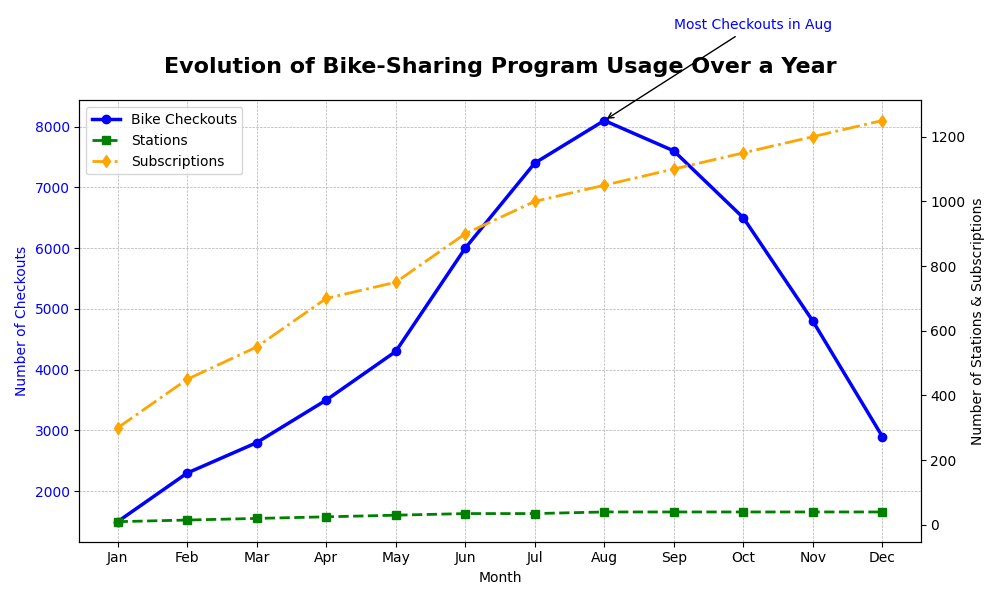

Python code for this plot:
import matplotlib.pyplot as plt
import numpy as np

# Backstory:
# The chart displays the progression of bike-sharing program usage in a city over the span of a year.
# It delineates the variation on a monthly basis, showing the number of bike checkouts,
# station expansion, and user subscriptions. This chart provides an insightful look at how
# the program has evolved and its dynamic period over the months.

# Data for the bike-sharing program over one year (January to December)
months = np.array(['Jan', 'Feb', 'Mar', 'Apr', 'May', 'Jun', 'Jul', 'Aug', 'Sep', 'Oct', 'Nov', 'Dec'])
checkouts = np.array([1500, 2300, 2800, 3500, 4300, 6000, 7400, 8100, 7600, 6500, 4800, 2900])
stations = np.array([10, 15, 20, 25, 30, 35, 35, 40, 40, 40, 40, 40])
subscriptions = np.array([300, 450, 550, 700, 750, 900, 1000, 1050, 1100, 1150, 1200, 1250])

# Create a figure with two subplots
fig, ax1 = plt.subplots(figsize=(10, 6))

# Plotting bike checkouts using a line plot
ax1.plot(months, checkouts, color='blue', linestyle='-', marker='o', linewidth=2.5, label='Bike Checkouts')
ax1.set_xlabel('Month')
ax1.set_ylabel('Number of Checkouts', color='blue')
ax1.tick_params(axis='y', labelcolor='blue')
ax1.set_title("Evolution of Bike-Sharing Program Usage Over a Year",
              fontsize=16, fontweight='bold', pad=20)

# Adding a secondary y-axis for station count and subscription numbers
ax2 = ax1.twinx()
ax2.plot(months, stations, color='green', linestyle='--', marker='s', linewidth=2, label='Stations')
ax2.plot(months, subscriptions, color='orange', linestyle='-.', marker='d', linewidth=2, label='Subscriptions')
ax2.set_ylabel('Number of Stations & Subscriptions', color='black')
ax2.tick_params(axis='y', labelcolor='black')

# Adding legends to both plots
lines1, labels1 = ax1.get_legend_handles_labels()
lines2, labels2 = ax2.get_legend_handles_labels()
ax2.legend(lines1 + lines2, labels1 + labels2, loc='upper left')

# Annotate highest checkout month
max_checkouts_month = months[np.argmax(checkouts)]
max_checkouts_value = max(checkouts)
ax1.annotate(f'Most Checkouts in {max_checkouts_month}', 
             xy=(max_checkouts_month, max_checkouts_value), 
             xytext=(8, max_checkouts_value + 1500),
             arrowprops=dict(facecolor='blue', arrowstyle='->'), fontsize=10, color='blue')

# Add grid to improve readability
ax1.grid(True, which='both', linestyle='--', linewidth=0.5)
ax2.grid(False)

# Adjust the layout to fit all elements
plt.tight_layout()

# Display the plot
plt.show()
